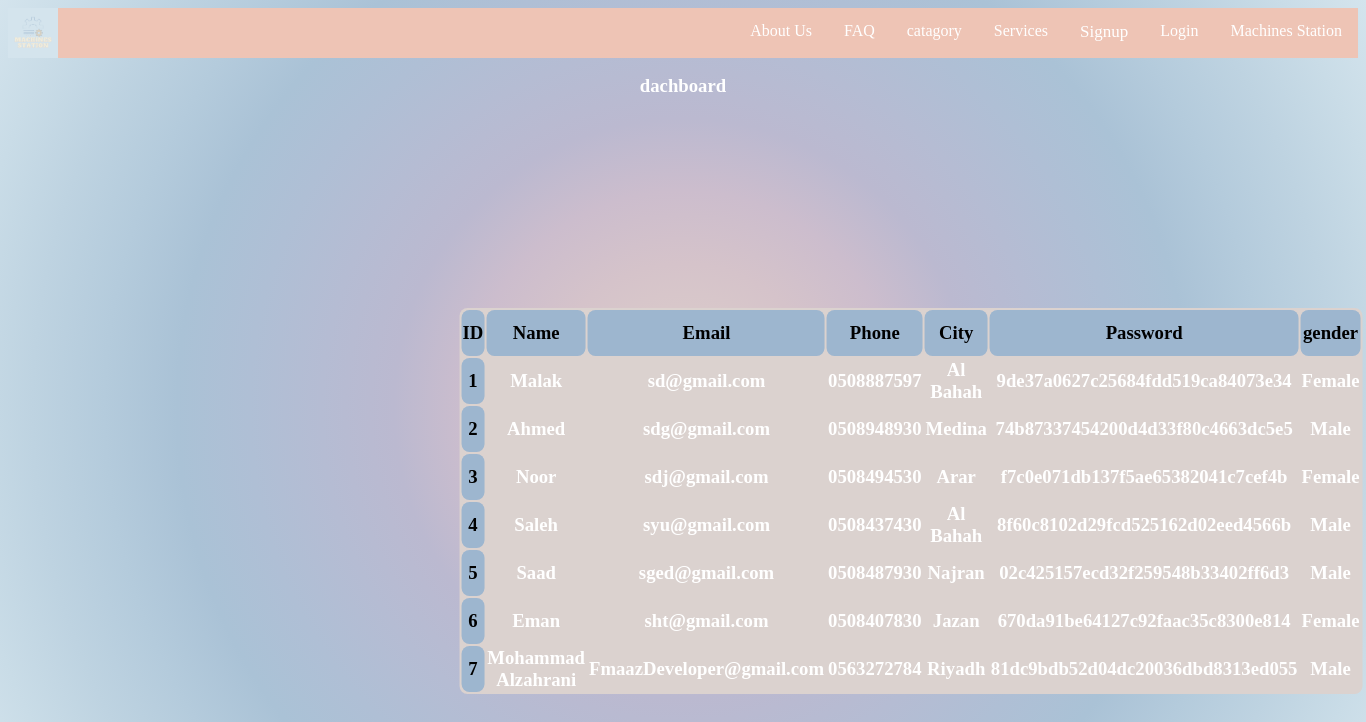
The page /serviceprovider_registering.php on the database as committed earlier.
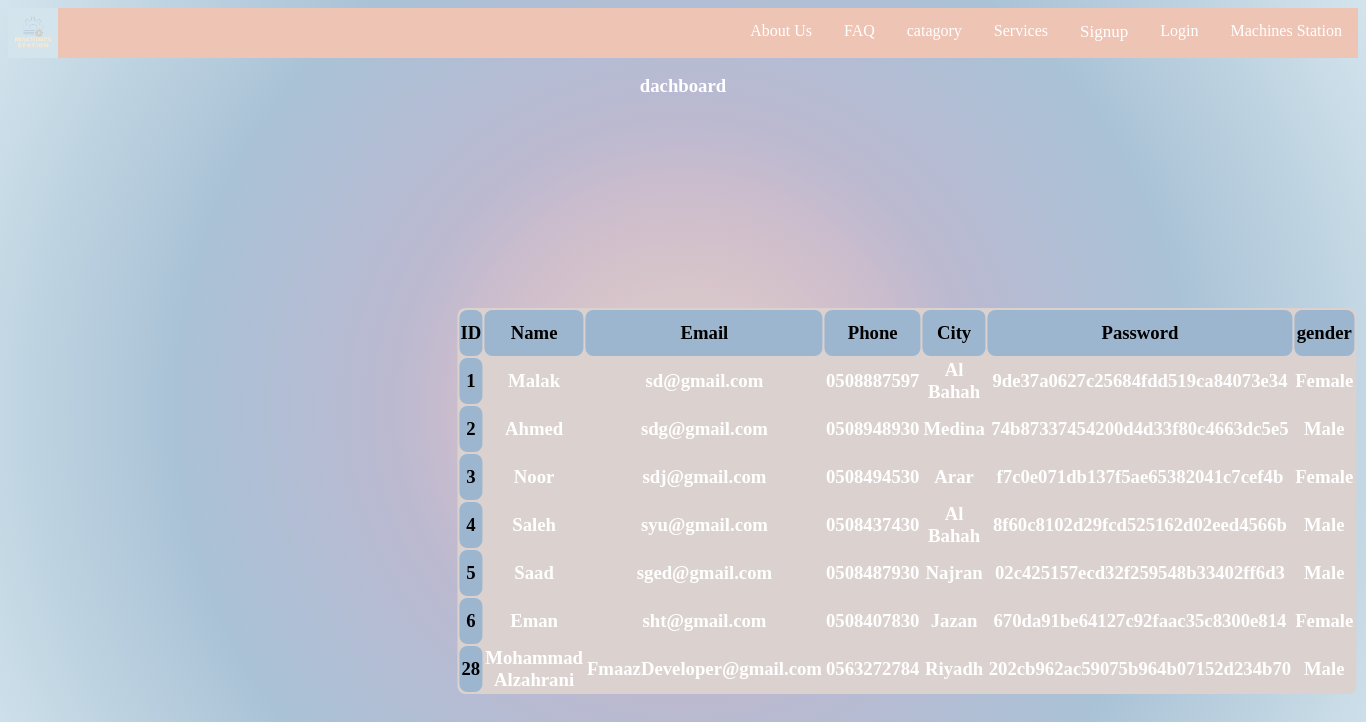
The same page on the database as committed later.
### tables this page shows
CREATE TABLE IF NOT EXISTS `provider_form` (
  `id` int NOT NULL AUTO_INCREMENT,
  `name` varchar(255) NOT NULL,
  `email` varchar(255) NOT NULL,
  `phone` varchar(255) NOT NULL,
  `city` varchar(255) NOT NULL DEFAULT 'user',
  `password` varchar(255) NOT NULL,
  `gender` varchar(255) NOT NULL DEFAULT 'user',
  `image` varchar(255) DEFAULT NULL,
  `major` varchar(255) DEFAULT NULL,
  PRIMARY KEY (`id`)
);

### serviceprovider_registering.php (the view, shortened to what this page needs)
<?php
@include 'connect.php';
?>
<!DOCTYPE html>
<html lang="en">
<head>
  <link rel="stylesheet" href="css/admin_homepage.css">
  <link rel="stylesheet" href="css/style2.css">
</head>
<body>
<nav class="nav">
        <div class="nav-header">
    <div class="nav-links">
       <ul>
        <a><img src="img/Machinestation.png" class="logo" href="index2.html"></a>
        <li><a href="index2.html" class="split">Machines Station</a></li>
        <li><a href="login.html">Login</a></li>
        <li><div class="dropdown">
            <button class="dropbtn">Signup
            </button>
          </li>
        <li><a href="service type.html">Services</a></li>
        <li><a href="catagory.html">catagory</a></li>
        <li><a href="FAQ.html">FAQ</a></li>
        <li><a href="About us.html">About Us</a></li>
    </ul>
    </div>
<div class="container">
<form action="" method="post">
  <h3> dachboard <h3>
<table class="table">
  <thead>
    <tr>
      <th scope="col">ID</th>
      <th scope="col">Name</th>
      <th scope="col">Email</th>
      <th scope="col">Phone</th>
      <th scope="col">City</th>
      <th scope="col">Password</th>
      <th scope="col">gender</th>
    </tr>
  </thead>
  <tbody>
    <?php
$select = " SELECT * FROM provider_form ";
$result = mysqli_query($conn, $select);
 if($result){
    while($row=mysqli_fetch_assoc($result)){
       $id=$row['id'];
       $name=$row['name'];
       $email=$row['email'];
       $phone=$row['phone'];
       $city=$row['city'];
       $password=$row['password'];
       $gender=$row['gender'];
       echo '<tr>
       <th scope="row">'.$id.'</th>
       <td>'.$name.'</td>
       <td>'.$email.'</td>
       <td>'.$phone.'</td>
       <td>'.$city.'</td>
       <td>'.$password.'</td>
       <td>'.$gender.'</td>
     </tr>';
  }
 }
    ?>
  </tbody>
</table>
</form>
</div>
</body>
</html>

Rows that differ between the two databases and show on the page:
removed provider_form: id "7", name "Mohammad Alzahrani", email "FmaazDeveloper@gmail.com", phone "0563272784", city "Riyadh", password "81dc9bdb52d04dc20036dbd8313ed055", gender "Male"
added provider_form: id "28", name "Mohammad Alzahrani", email "FmaazDeveloper@gmail.com", phone "0563272784", city "Riyadh", password "202cb962ac59075b964b07152d234b70", gender "Male"
